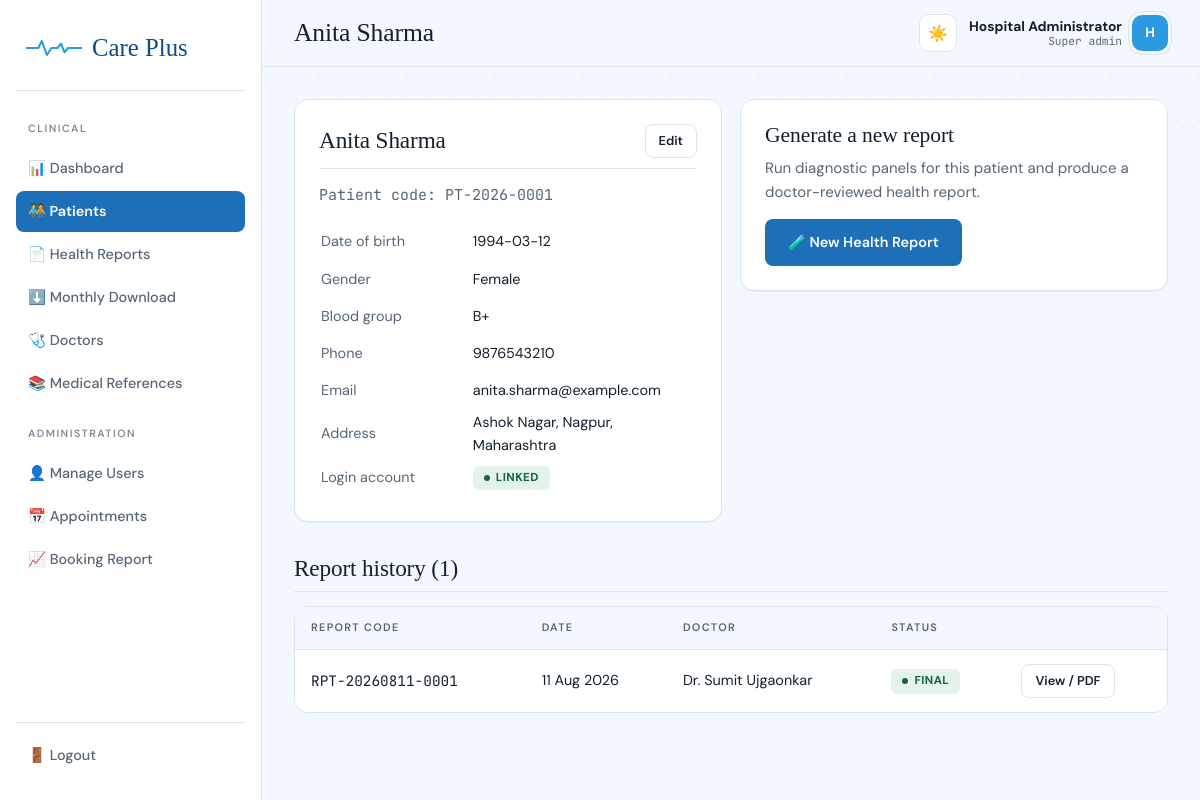
The page /admin/patient_view.php?id=1 (signed in) on the database its author committed.
### tables this page shows
CREATE TABLE patients (
    patient_id     INT AUTO_INCREMENT PRIMARY KEY,
    user_id        INT NULL,                        
    patient_code   VARCHAR(20) NOT NULL UNIQUE,      
    full_name      VARCHAR(100) NOT NULL,
    date_of_birth  DATE,
    gender         ENUM('Male','Female','Other') NOT NULL,
    phone          VARCHAR(20),
    email          VARCHAR(120),
    address        VARCHAR(255),
    blood_group    VARCHAR(5),
    registered_by  INT NULL,                         
    created_at     TIMESTAMP DEFAULT CURRENT_TIMESTAMP,
    FOREIGN KEY (user_id) REFERENCES users(user_id) ON DELETE SET NULL,
    FOREIGN KEY (registered_by) REFERENCES admins(admin_id) ON DELETE SET NULL
);

CREATE TABLE health_reports (
    report_id        INT AUTO_INCREMENT PRIMARY KEY,
    report_code       VARCHAR(30) NOT NULL UNIQUE,   
    patient_id        INT NOT NULL,
    doctor_id         INT NULL,
    created_by_admin  INT NULL,
    report_date       DATE NOT NULL,
    doctor_notes       TEXT,
    recommendations    TEXT,
    follow_up          TEXT,
    status             ENUM('draft','final') NOT NULL DEFAULT 'final',
    created_at          TIMESTAMP DEFAULT CURRENT_TIMESTAMP,
    FOREIGN KEY (patient_id) REFERENCES patients(patient_id) ON DELETE CASCADE,
    FOREIGN KEY (doctor_id) REFERENCES doctors(doctor_id) ON DELETE SET NULL,
    FOREIGN KEY (created_by_admin) REFERENCES admins(admin_id) ON DELETE SET NULL
);

CREATE TABLE doctors (
    doctor_id       INT AUTO_INCREMENT PRIMARY KEY,
    full_name       VARCHAR(100) NOT NULL,
    registration_no VARCHAR(50),
    qualification   VARCHAR(150),
    specialization  VARCHAR(150),
    clinic_name     VARCHAR(150),
    phone           VARCHAR(20),
    address         VARCHAR(255),
    description     TEXT,                  
    created_at      TIMESTAMP DEFAULT CURRENT_TIMESTAMP
);

### includes/functions.php (called while the page is built, shortened)
<?php
function e($value) {
    return htmlspecialchars($value ?? '', ENT_QUOTES, 'UTF-8');
}

### admin/patient_view.php (the view, shortened to what this page needs)
<?php
require_once __DIR__ . '/../config/config.php';
$id = (int) ($_GET['id'] ?? 0);
$stmt = $pdo->prepare("SELECT * FROM patients WHERE patient_id = ?");
$stmt->execute([$id]);
$patient = $stmt->fetch();
$pageTitle = $patient['full_name'];
$reports = $pdo->prepare(
    "SELECT hr.*, d.full_name AS doctor_name FROM health_reports hr
     LEFT JOIN doctors d ON d.doctor_id = hr.doctor_id
     WHERE hr.patient_id = ? ORDER BY hr.report_date DESC"
);
$reports->execute([$id]);
$reports = $reports->fetchAll();
require __DIR__ . '/../includes/header_admin.php';
?>
<div class="grid grid-2" style="align-items:start;">
  <div class="card">
    <div class="section-title" style="margin-top:0;">
      <h3><?= e($patient['full_name']) ?></h3>
      <a href="edit_patient.php?id=<?= $id ?>" class="btn btn-outline btn-sm">Edit</a>
    </div>
    <p class="mono hint">Patient code: <?= e($patient['patient_code']) ?></p>
    <table style="width:100%; font-size:.9rem;">
      <tr><td style="color:var(--ink-soft); padding:6px 0; width:40%;">Date of birth</td><td><?= e($patient['date_of_birth'] ?: '—') ?></td></tr>
      <tr><td style="color:var(--ink-soft); padding:6px 0;">Gender</td><td><?= e($patient['gender']) ?></td></tr>
      <tr><td style="color:var(--ink-soft); padding:6px 0;">Blood group</td><td><?= e($patient['blood_group'] ?: '—') ?></td></tr>
      <tr><td style="color:var(--ink-soft); padding:6px 0;">Phone</td><td><?= e($patient['phone'] ?: '—') ?></td></tr>
      <tr><td style="color:var(--ink-soft); padding:6px 0;">Email</td><td><?= e($patient['email'] ?: '—') ?></td></tr>
      <tr><td style="color:var(--ink-soft); padding:6px 0;">Address</td><td><?= e($patient['address'] ?: '—') ?></td></tr>
      <tr><td style="color:var(--ink-soft); padding:6px 0;">Login account</td><td><?= $patient['user_id'] ? '<span class="pill pill-normal">Linked</span>' : '<span class="pill pill-low">No login</span>' ?></td></tr>
    </table>
  </div>
  <div class="card">
    <h3 style="margin-top:0;">Generate a new report</h3>
    <p>Run diagnostic panels for this patient and produce a doctor-reviewed health report.</p>
    <a href="generate_report.php?patient_id=<?= $id ?>" class="btn btn-primary">🧪 New Health Report</a>
  </div>
</div>
<div class="section-title"><h3>Report history (<?= count($reports) ?>)</h3></div>
<div class="table-wrap">
<table class="data-table">
  <thead><tr><th>Report Code</th><th>Date</th><th>Doctor</th><th>Status</th><th></th></tr></thead>
  <tbody>
  <?php foreach ($reports as $r): ?>
    <tr>
      <td class="mono"><?= e($r['report_code']) ?></td>
      <td><?= e(date('d M Y', strtotime($r['report_date']))) ?></td>
      <td><?= e($r['doctor_name'] ?? '—') ?></td>
      <td><span class="pill pill-normal"><?= e(ucfirst($r['status'])) ?></span></td>
      <td><a href="view_report.php?id=<?= (int)$r['report_id'] ?>" class="btn btn-outline btn-sm">View / PDF</a></td>
    </tr>
  <?php endforeach; ?>
  </tbody>
</table>
</div>
<?php require __DIR__ . '/../includes/footer.php'; ?>

### includes/header_admin.php (shortened to what this page needs)
<?php
$currentFile = basename($_SERVER['PHP_SELF']);
?>
<!DOCTYPE html>
<html lang="en">
<head>
<link rel="stylesheet" href="<?= BASE_URL ?>/assets/css/style.css">
</head>
<body>
<div class="app-shell">
  <aside class="sidebar">
    <div class="brand">
      <svg class="pulse-mini" viewBox="0 0 64 22" xmlns="http://www.w3.org/2000/svg">
        <path d="M0 11 H14 L18 3 L24 19 L29 11 H36 L40 6 L44 16 L48 11 H64" />
      </svg>
      <strong>Care Plus</strong>
    </div>
    <div class="section-label">Clinical</div>
    <nav>
      <a href="dashboard.php" class="<?= $currentFile === 'dashboard.php' ? 'active' : '' ?>">📊 Dashboard</a>
      <a href="patients.php" class="<?= in_array($currentFile, ['patients.php','add_patient.php','edit_patient.php','patient_view.php']) ? 'active' : '' ?>">🧑‍🤝‍🧑 Patients</a>
      <a href="reports.php" class="<?= in_array($currentFile, ['reports.php','generate_report.php','view_report.php']) ? 'active' : '' ?>">📄 Health Reports</a>
      <a href="reports.php#monthly-download">⬇️ Monthly Download</a>
      <a href="doctors.php" class="<?= in_array($currentFile, ['doctors.php','add_doctor.php','edit_doctor.php']) ? 'active' : '' ?>">🩺 Doctors</a>
      <a href="references.php" class="<?= $currentFile === 'references.php' ? 'active' : '' ?>">📚 Medical References</a>
    </nav>
    <div class="section-label">Administration</div>
    <nav>
      <a href="users.php" class="<?= $currentFile === 'users.php' ? 'active' : '' ?>">👤 Manage Users</a>
      <a href="appointments.php" class="<?= $currentFile === 'appointments.php' ? 'active' : '' ?>">📅 Appointments</a>
      <a href="booking_report.php" class="<?= $currentFile === 'booking_report.php' ? 'active' : '' ?>">📈 Booking Report</a>
    </nav>
    <nav class="logout-link">
      <a href="<?= BASE_URL ?>/auth/logout.php?role=admin" data-confirm="Log out of the admin dashboard?">🚪 Logout</a>
    </nav>
  </aside>
  <div>
    <header class="topbar">
      <div class="left-group">
        <h2><?= e($pageTitle ?? 'Dashboard') ?></h2>
      </div>
      <div class="topbar-actions">
        <button class="theme-toggle" id="themeToggle" type="button" aria-label="Switch light/dark theme" title="Switch theme"><span class="ti-sun">☀️</span><span class="ti-moon">🌙</span></button>
        <div class="user-chip">
                <span class="chip-text"><strong><?= e($_SESSION['admin_name'] ?? 'Admin') ?></strong><small><?= e(ucfirst(str_replace('_', ' ', $_SESSION['admin_role'] ?? 'staff'))) ?></small></span>
                <div class="avatar avatar-ring"><?= e(strtoupper(substr($_SESSION['admin_name'] ?? 'A', 0, 1))) ?></div>
              </div>
      </div>
    </header>
    <main class="content fade-in">

### rows shown on the page
patients: full_name "Anita Sharma", patient_code "PT-2026-0001", date_of_birth "1994-03-12", gender "Female", blood_group "B+", phone "9876543210", email "anita.sharma@example.com", address "Ashok Nagar, Nagpur, Maharashtra"
health_reports: report_code "RPT-20260811-0001", report_date "11 Aug 2026", doctor.full_name "Dr. Sumit Ujgaonkar", status "FINAL"

### other values the page prints
$_SESSION['admin_name'] "Hospital Administrator"
str_replace('_', ' ', $_SESSION['admin_role'] ?? 'staff') "Super admin"
substr($_SESSION['admin_name'] ?? 'A', 0, 1) "H"
count($reports) "1"
